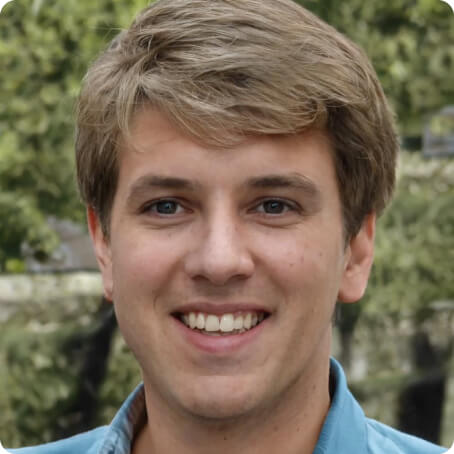
#> input picture hw3/NNDL-HW3/Images_Q3/train.jpg, 454 x 454 px, found by its file name
$ jupyter execute 'Untitled24 (1).ipynb'
#> lines starting #> are read from the running program, lines starting #| are printed output that depends on the picture; after the words box and inside, x2 and y2 are one past the last pixel; in counts of white or black regions, pixels touching at a corner belong together
[cell 1]
from PIL import Image
import numpy as np
import matplotlib.pyplot as plt

[cell 2]
img = Image.open('/content/train.jpg').convert('L')
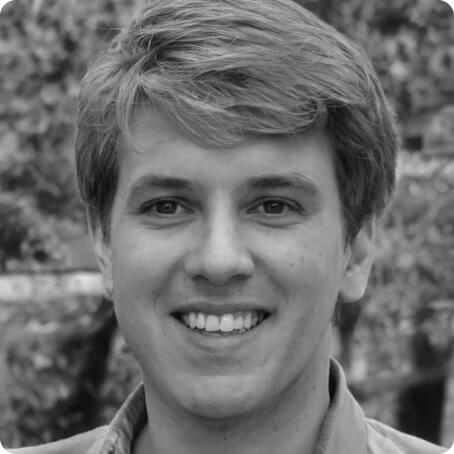
#> img: PIL image 454x454 L; min 6, max 255, mean 108.9

np_img = np.array(img)
print(np_img)
#> (printed output is left out)
#np_img= ~np_img  # invert B&W
#print(np_img)
teta=150
np_img[np_img<= teta] = 0
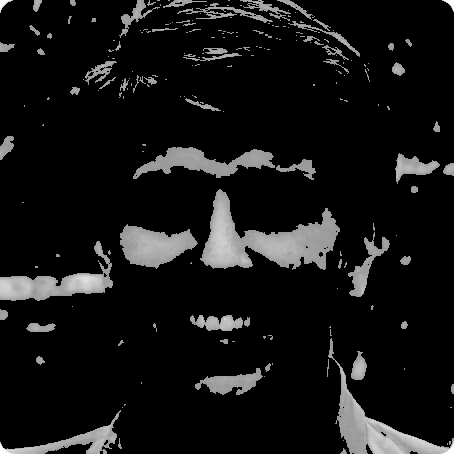
#> np_img: shape (454, 454); min 0, max 255, mean 20.4
np_img[np_img > teta] = 1
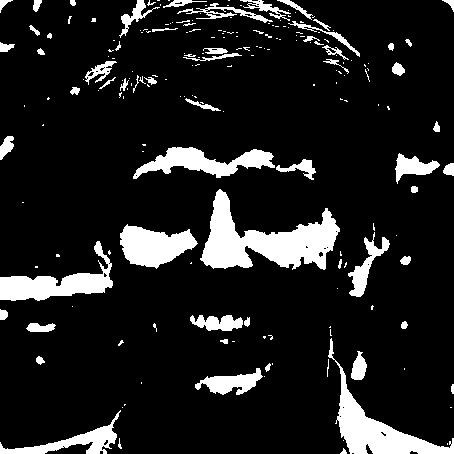
#> np_img: shape (454, 454); values 0 (black) and 1 (white), 12.2% white; 203 white regions (141 under 20 px), largest, box (x1, y1, x2, y2) and area: (200, 189, 340, 270) 5202, (328, 338, 454, 454) 3243, (0, 241, 113, 301) 2475
np_img

[cell 3]
print(np_img,np_img.shape)
#> (printed output is left out)
plt.imshow(np_img, cmap='binary')
